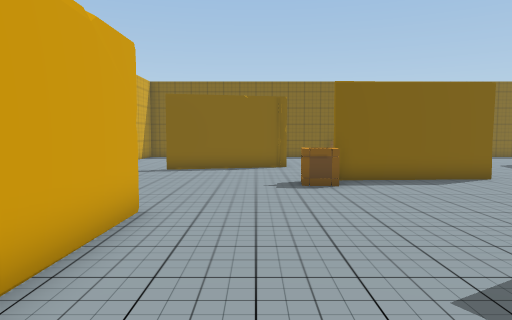
[1] (above)

23 first-person views from a walk through a Unity game level. The camera is 1.4 m above the floor, tilts 4° down and sees 70° across. The floor is counted in squares, 1 m on a side. Each view is taken from the middle of a square. On the plan, view 1 faces up. The plan holds only what a view shows up to about 16 squares ahead; the rest is blank. The place goes on beyond the plan. The player character is not drawn. Door leaves are left out, so doorways stand open. Some surface patterns are stand-ins.

[2]
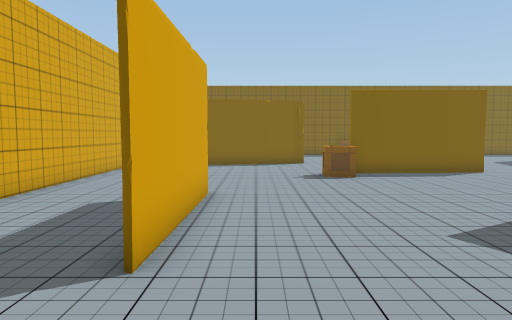

[3]
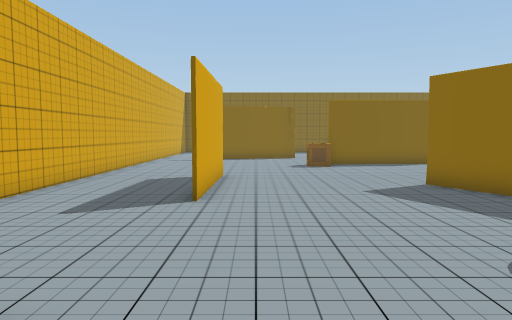

[4]
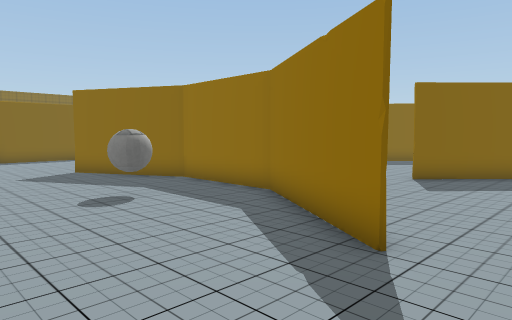

[5]
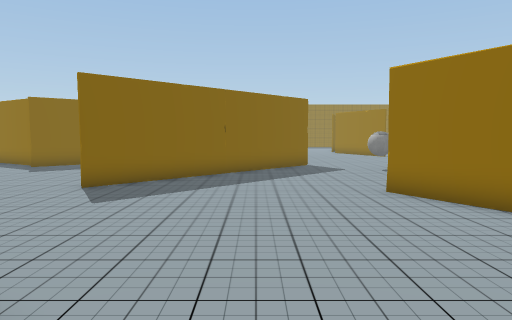

[6]
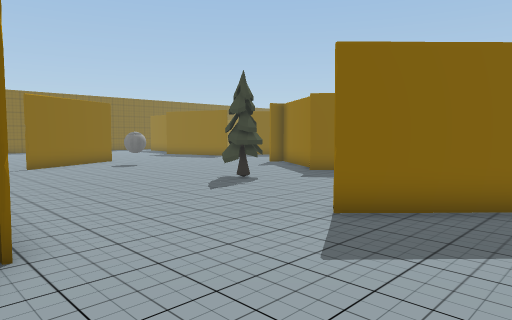

[7]
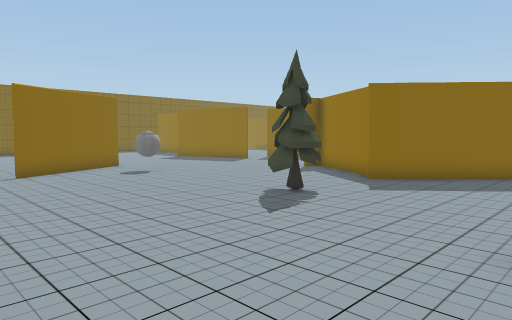

[8]
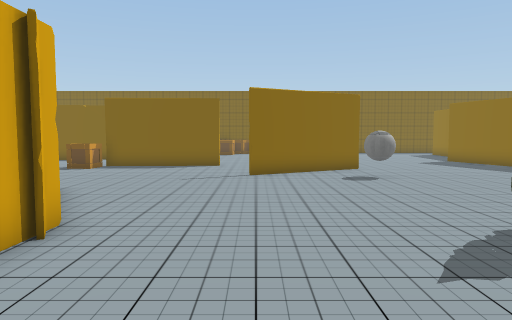

[9]
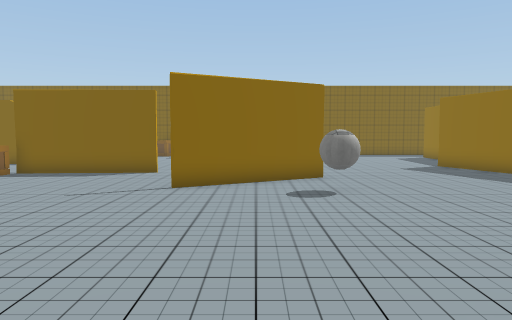

[10]
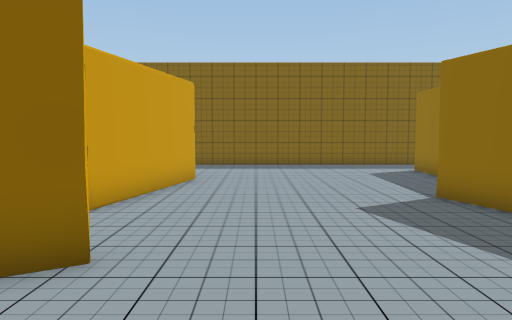

[11]
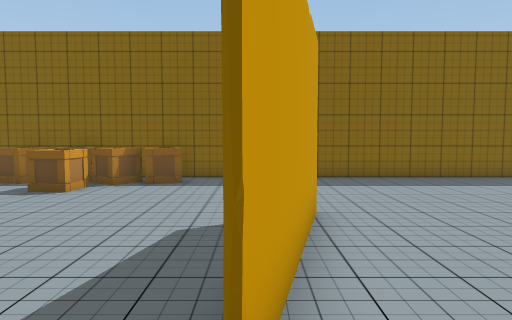

[12]
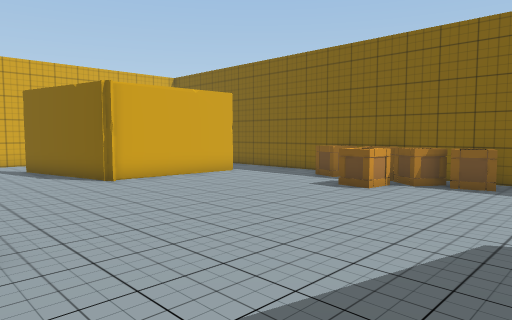

[13]
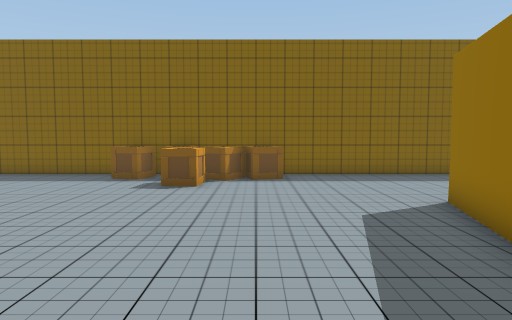

[14]
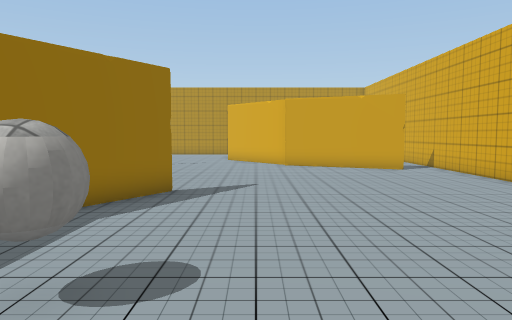

[15]
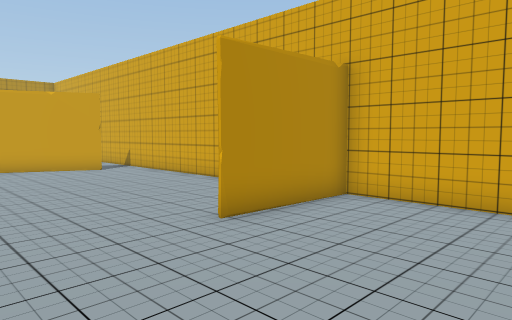

[16]
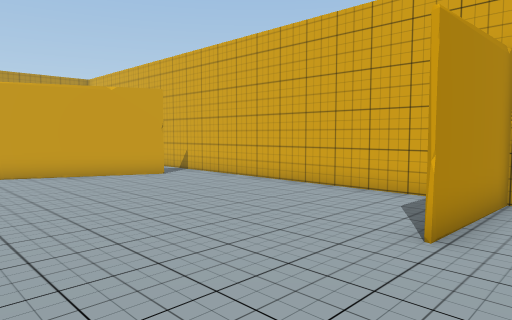

[17]
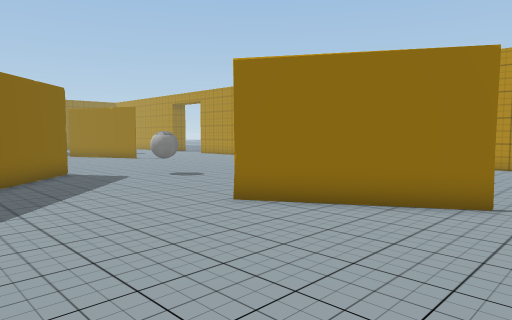

[18]
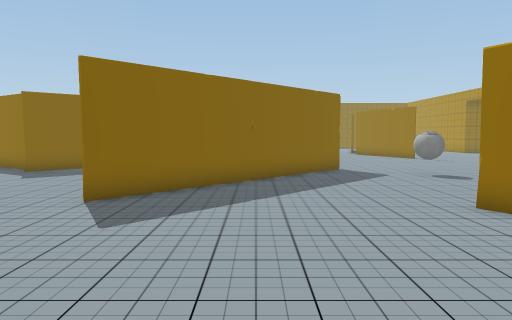

[19]
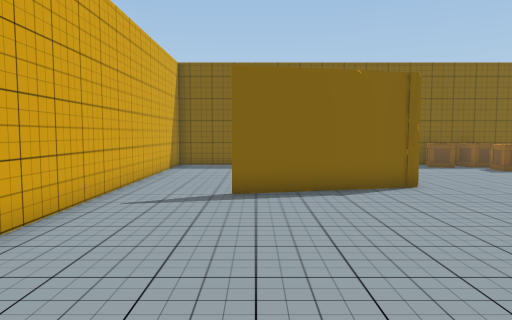

[20]
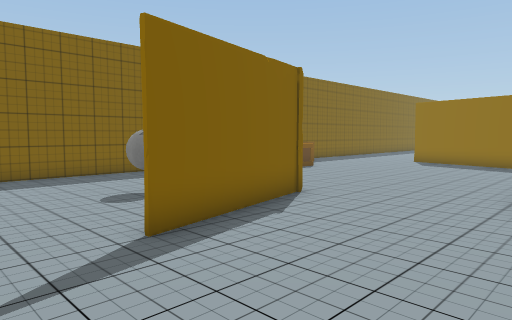

[21]
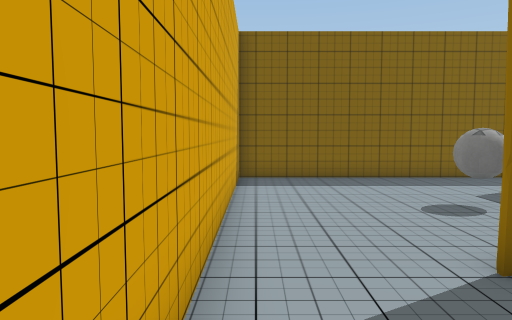

[22]
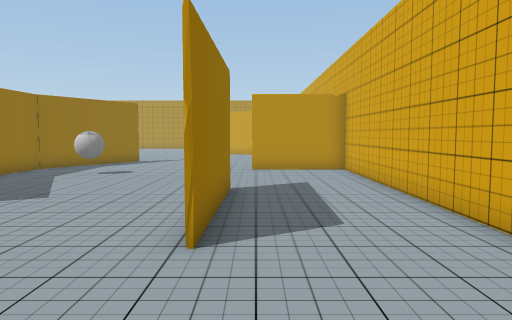

[23]
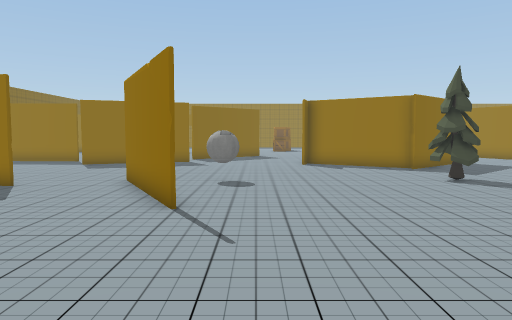

### Floor plan
Points are (right, up) in squares from view 1. A wall is a line through its corners. A room is listed if a view was taken in it or the views show most of it. See-through windows are left out.
Room 1 (views 1, 2, 3, 4, 5, 6, 7, 8, 9, 10, 11, 12, 13, 14, 15, 16, 17, 18, 19, 20, 21, 22, 23)
walls: (6, 0.7) (5.9, -0.8); (5.9, 0.2) (3.8, 4.2); (8.7, 7.6) (13.2, 10); (-2.3, 1.5) (-2.2, 6.6); (7.4, 11.4) (2.4, 11.1); (-2.1, 6.6) (-2.2, 1.5); (13.3, 9.9) (8.8, 7.5); (11.8, 12.6) (13, 17.6); (3, -8.1) (5.8, -3.7) (5.9, 0.4) (6.2, -0.2); (17, -0.5) (19.4, 3.3); (1.4, 15.7) (-3.6, 14.5); (-6.5, -5) (-6.5, -16.1); (19.5, -3.6) (16.6, -0.3); (13.1, 17.6) (11.9, 12.6); (19.5, 12.8) (19, 14.2); (1.2, 20.5) (1.1, 15.7); (5.5, -15.8) (9.9, -13.2); (17.8, -12.4) (10.5, -5.4); (-5, -13.5) (-0.3, -15.6); (-6.5, 22.4) (-6.5, -3.5) (-2.8, -3.7); (19.5, 22.8) (-6.6, 22.8)
ways out: gap at (6, -16)
objects: ball (-2, 18) to (-1, 19); crate (1, 10) to (2, 11); ball (3, -2); crate (5, 21) to (5, 22); crate (6, 22) to (7, 22); crate (7, 20) to (7, 21); crate (8, 21) to (8, 22); crate (9, 21) to (10, 22); tree (13, -1) to (14, 0); ball (13, 7); ball (15, -15) to (16, -15)

Where each view was taken, in squares from view 1:
view 1: 0 up, 0 right, facing up
view 2: 2 down, 1 left, facing up
view 3: 6 down, 1 left, facing up
view 4: 10 down, 1 left, facing up-right
view 5: 10 down, 1 right, facing right
view 6: 9 down, 5 right, facing up-right
view 7: 6 down, 6 right, facing up-right
view 8: 5 down, 9 right, facing up
view 9: 2 down, 11 right, facing up
view 10: 6 up, 15 right, facing up
view 11: 11 up, 12 right, facing up
view 12: 11 up, 12 right, facing up-left
view 13: 10 up, 9 right, facing up
view 14: 1 up, 1 right, facing down
view 15: 1 up, 1 right, facing down-left
view 16: 2 down, 2 right, facing down-left
view 17: 8 down, 4 right, facing down-right
view 18: 9 down, 3 right, facing right
view 19: 6 up, 3 left, facing up
view 20: 10 up, 6 left, facing up-right
view 21: 11 up, 6 left, facing up
view 22: 11 up, 3 left, facing down
view 23: 6 up, 2 right, facing right
